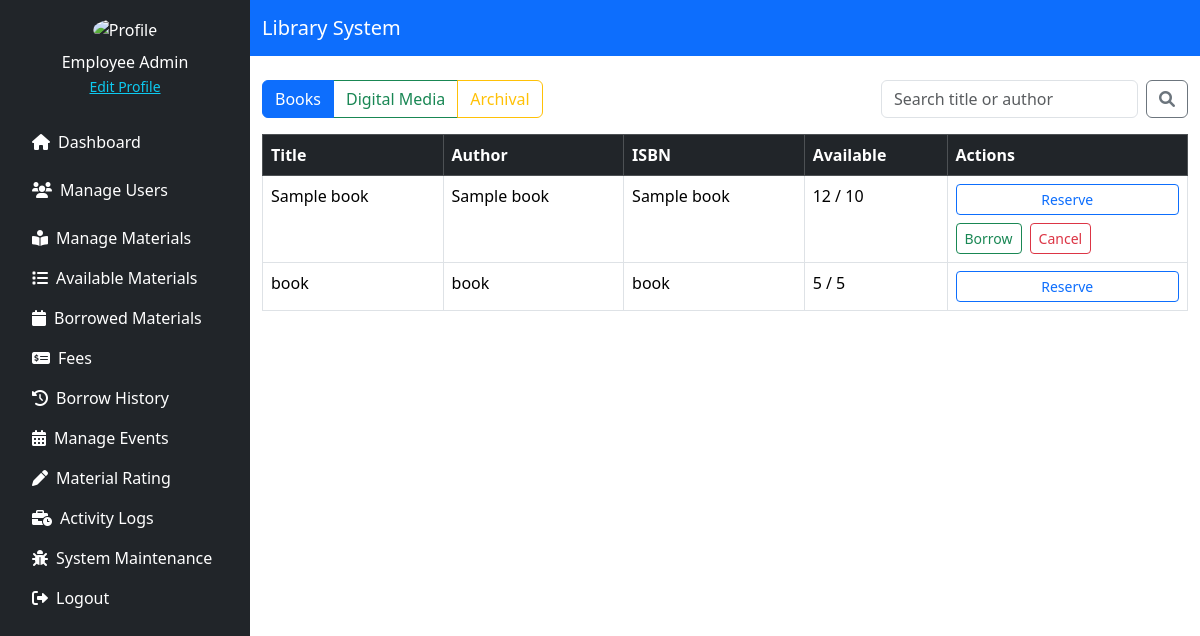
Screenshot of /source/employee/available_materials.php (signed in) with the database file from the repository.
### tables this page shows
CREATE TABLE `material_books` (
  `id` int(11) NOT NULL,
  `title` varchar(255) NOT NULL,
  `author` varchar(255) NOT NULL,
  `isbn` varchar(20) DEFAULT NULL,
  `publisher` varchar(255) DEFAULT NULL,
  `year_published` year(4) DEFAULT NULL,
  `quantity` int(11) DEFAULT 1,
  `available` int(11) DEFAULT 1,
  `status` enum('Available','Archived') DEFAULT 'Available',
  `genre` varchar(255) DEFAULT NULL,
  `average_rating` decimal(3,1) DEFAULT 0.0,
  `review_count` int(11) DEFAULT 0
);

### source/employee/available_materials.php (the view, shortened to what this page needs)
<?php
include '../../config/db_conn.php';
$filter = $_GET['filter'] ?? 'books';
$search = $_GET['search'] ?? '';
$queryParams = [];
$queryWhere = "";
switch ($filter) {
    default:
        $query = "SELECT * FROM material_books WHERE available > 0 $queryWhere";
        break;
}
$stmt = $pdo->prepare($query);
$stmt->execute($queryParams);
$materials = $stmt->fetchAll(PDO::FETCH_ASSOC);
$stmtTrans = $pdo->prepare("
    SELECT material_type, material_id, customer_id, action, due_date
    FROM material_transactions
    WHERE action IN ('Reserve', 'Request Access', 'Grant Access')
");
$stmtTrans->execute();
$requests = $stmtTrans->fetchAll(PDO::FETCH_ASSOC);
$requestMap = [];
foreach ($requests as $req) {
    $key = $req['material_type'].'_'.$req['material_id'];
    if (!isset($requestMap[$key])) {
        $requestMap[$key] = [];
    }
    $requestMap[$key][] = $req;
}
?>
<!DOCTYPE html>
<html lang="en">
<head>
    <link href="https://cdn.jsdelivr.net/npm/bootstrap@5.3.3/dist/css/bootstrap.min.css" rel="stylesheet" />
    <link href="https://cdnjs.cloudflare.com/ajax/libs/font-awesome/6.0.0/css/all.min.css" rel="stylesheet">
</head>
<body>
<div class="d-flex">
    <?php include './includes/sidebar.php'; ?>
    <div class="flex-grow-1">
        <nav class="navbar navbar-dark bg-primary">
            <div class="container">
                <a class="navbar-brand" href="#">Library System</a>
            </div>
        </nav>
        <div class="container mt-4">
            <div class="d-flex justify-content-between mb-3">
                <div class="btn-group">
                    <a href="?filter=books" class="btn btn-outline-primary <?= $filter === 'books' ? 'active' : '' ?>">Books</a>
                    <a href="?filter=digital" class="btn btn-outline-success <?= $filter === 'digital' ? 'active' : '' ?>">Digital Media</a>
                    <a href="?filter=archival" class="btn btn-outline-warning <?= $filter === 'archival' ? 'active' : '' ?>">Archival</a>
                </div>
                <form method="GET" class="d-flex">
                    <input type="text" name="search" class="form-control me-2" placeholder="Search title or author" value="<?= htmlspecialchars($search) ?>">
                    <button type="submit" class="btn btn-outline-secondary"><i class="fas fa-search"></i></button>
                </form>
            </div>
            <table class="table table-bordered">
                <thead class="table-dark">
                <tr>
                    <th>Title</th>
                    <th>Author</th>
                    <?php if ($filter === 'books'): ?><th>ISBN</th><th>Available</th><?php endif; ?>
                    <th>Actions</th>
                </tr>
                </thead>
                <tbody>
                    <?php foreach ($materials as $item):
                        $materialId = $item['id'];
                        $materialType = $filter === 'books' ? 'book' : ($filter === 'digital' ? 'digital' : 'research');
                        $requestKey = $materialType.'_'.$materialId;
                        $hasRequests = isset($requestMap[$requestKey]);
                        $hasPendingRequests = false;
                        if ($hasRequests) {
                            foreach ($requestMap[$requestKey] as $req) {
                                if ($req['action'] === 'Request Access' || $req['action'] === 'Reserve') {
                                    $hasPendingRequests = true;
                                }
                            }
                        }
                        ?>
                        <tr>
                            <td><?= htmlspecialchars($item['title']) ?></td>
                            <td><?= htmlspecialchars($item['author']) ?></td>
                            <?php if ($filter === 'books'): ?>
                                <td><?= htmlspecialchars($item['isbn']) ?></td>
                                <td><?= (int)$item['available'] ?> / <?= (int)$item['quantity'] ?></td>
                            <?php elseif ($filter === 'digital'): ?>
                                <td><?= htmlspecialchars($item['media_type']) ?></td>
                            <?php elseif ($filter === 'archival'): ?>
                                <td><?= htmlspecialchars($item['description']) ?></td>
                            <?php endif; ?>
                            <td>
                                <div class="d-flex flex-column gap-2">
                                    <?php if ($filter === 'books' && $item['available'] > 0 || $filter !== 'books'): ?>
                                        <button class="btn btn-outline-primary btn-sm" data-bs-toggle="modal" data-bs-target="#requestModal_<?= $materialId ?>">
                                            <?= ($filter === 'books') ? 'Reserve' : 'Request Access' ?>
                                        </button>
                                    <?php endif; ?>
                                    <?php if ($hasPendingRequests): ?>
                                        <div class="d-flex gap-2">
                                            <button class="btn btn-outline-success btn-sm" data-bs-toggle="modal" data-bs-target="#approveModal_<?= $materialId ?>">
                                                <?= ($filter === 'books') ? 'Borrow' : 'Grant Access' ?>
                                            </button>
                                            <button class="btn btn-outline-danger btn-sm" data-bs-toggle="modal" data-bs-target="#cancelModal_<?= $materialId ?>">
                                                <?= ($filter === 'books') ? 'Cancel' : 'Cancel Request' ?>
                                            </button>
                                        </div>
                                    <?php endif; ?>
                                </div>
                            </td>
                        </tr>
                    <?php endforeach; ?>
                </tbody>
            </table>
        </div>
    </div>
</div>
</body>
</html>

### rows the page displays
material_books: title "Sample book", author "Sample book", isbn "Sample book", available "12", quantity "10", shows "Borrow", shows "Cancel"
material_books: title "book", author "book", isbn "book", available "5", quantity "5"

### other values shown
$_SESSION['user_name'] "Employee Admin"
